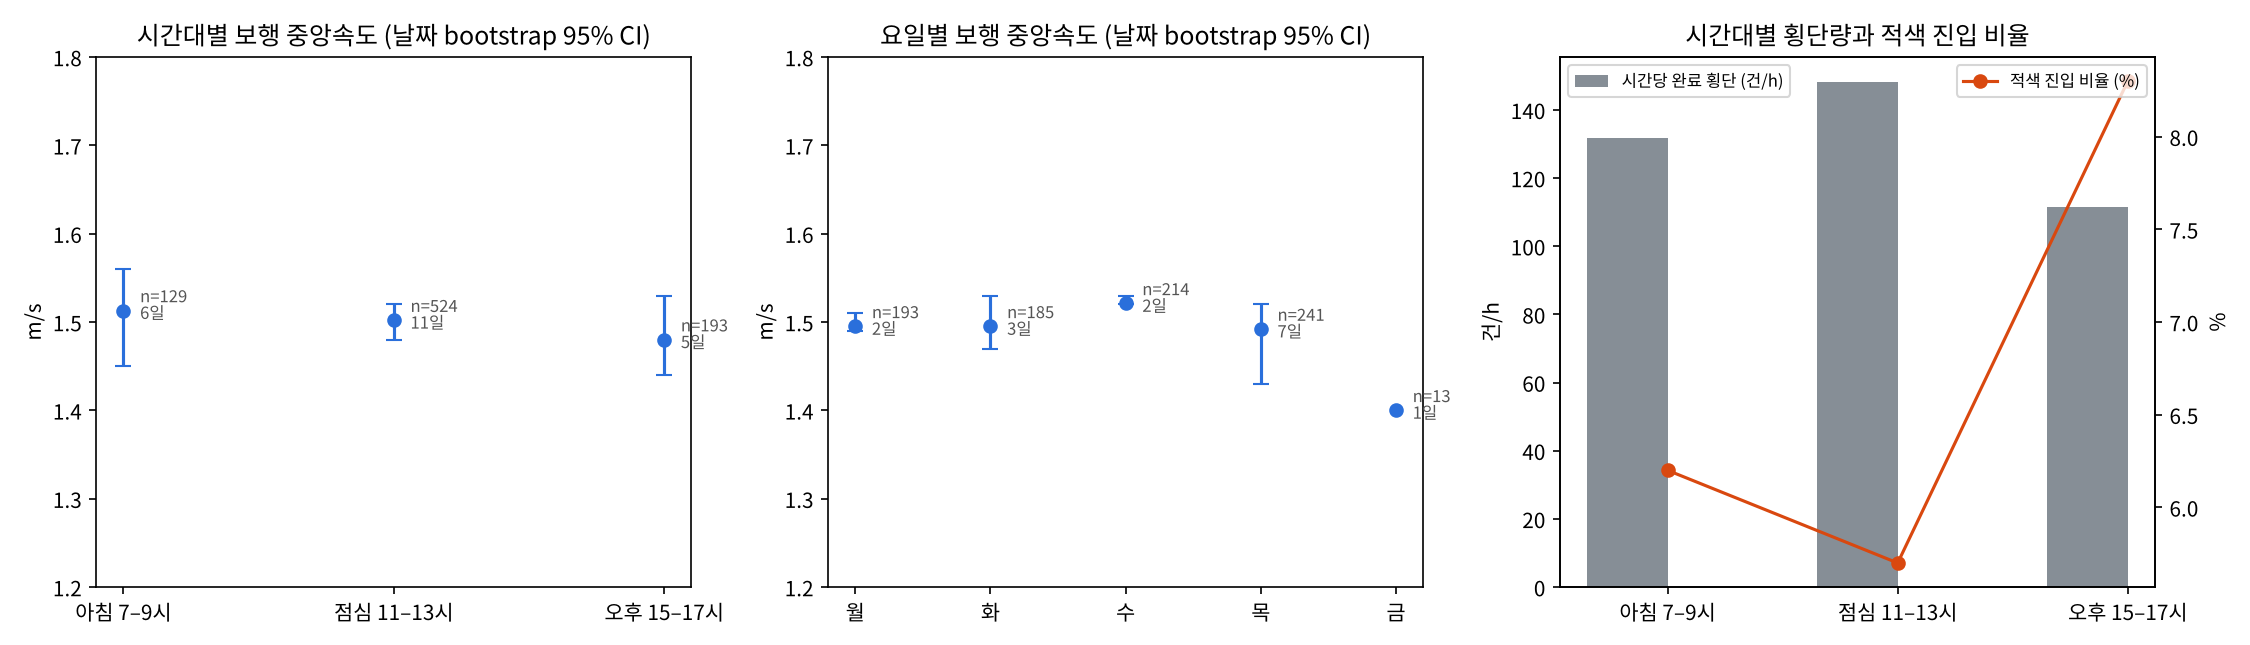

Reproduce this figure in Python.
"""시간대·요일별 보행자·신호 분석 (IMPTC, 현지시각 Europe/Berlin).
입력: out/events_complete.csv, out/green_phases.csv (g_star.py 결과), crossing_events (base), 궤적 시퀀스 시간.
"""
import sys, os
import numpy as np, pandas as pd
sys.path.insert(0, os.path.dirname(os.path.abspath(__file__)))
import minipq
WS, OUT = sys.argv[1], sys.argv[2]
rng = np.random.default_rng(261105)
TZ = "Europe/Berlin"
BANDS = [(6, 10, "아침 7–9시"), (10, 14, "점심 11–13시"), (14, 18, "오후 15–17시")]
WD = {0: "월", 1: "화", 2: "수", 3: "목", 4: "금"}
def band(h):
    for a, b, n in BANDS:
        if a <= h < b: return n
    return None

e = pd.read_csv(f"{OUT}/events_complete.csv")
ph = pd.read_csv(f"{OUT}/green_phases.csv")
ev = pd.DataFrame(minipq.read(f"{WS}/view2risk/runs/audit_261026/data/crossing_events.parquet"))
ev = ev[ev.config == "base"]
tr = pd.DataFrame(minipq.read(f"{WS}/full_rq_261026/data/processed/imptc_pedestrian_tracks.parquet", ["sequence_id", "ts_us", "recording_date"]))

def loc(ts_s): return pd.to_datetime(ts_s, unit="s", utc=True).dt.tz_convert(TZ)
e["t"] = loc(e.entry_ts_s); e["hour"] = e.t.dt.hour; e["wd"] = e.t.dt.dayofweek.map(WD); e["band"] = e.hour.map(band)
ev["t"] = loc(ev.first_map_ts_us / 1e6); ev["band"] = ev.t.dt.hour.map(band); ev["wd"] = ev.t.dt.dayofweek.map(WD)
ph["t"] = loc(ph.onset); ph["band"] = ph.t.dt.hour.map(band); ph["wd"] = ph.t.dt.dayofweek.map(WD)
seq = tr.groupby("sequence_id").agg(t0=("ts_us", "min"), t1=("ts_us", "max"), date=("recording_date", "first"))
seq["hours"] = (seq.t1 - seq.t0) / 3.6e9; seq["t"] = loc(seq.t0 / 1e6)
seq["band"] = seq.t.dt.hour.map(band); seq["wd"] = seq.t.dt.dayofweek.map(WD)

# 속도는 횡단보도 길이 영향을 없애려고 L/T 사용, 소요시간은 횡단보도별 중앙값 대비 비율로도 봄
e["dur_ratio"] = e.duration_s / e.groupby("signal_group").duration_s.transform("median")
e["red_entry"] = e.entry_signal_code == 10

def boot(df, fn, B=1000):
    dates = df.recording_date.unique()
    if len(dates) < 2: return (np.nan, np.nan)
    g = {d: df[df.recording_date == d] for d in dates}
    v = [fn(pd.concat([g[d] for d in rng.choice(dates, len(dates))])) for _ in range(B)]
    return tuple(np.nanpercentile(v, [2.5, 97.5]))

def summarize(key, order):
    rows = []
    for k in order:
        x = e[e[key] == k]; s = seq[seq[key] == k]; p = ph[ph[key] == k]; c = ev[ev[key] == k]
        if len(s) == 0: continue
        lo, hi = boot(x, lambda d: d.speed_mps.median()) if len(x) else (np.nan, np.nan)
        rlo, rhi = boot(x, lambda d: d.dur_ratio.quantile(.85)) if len(x) else (np.nan, np.nan)
        rows.append({key: k, "기록_시간_h": round(s.hours.sum(), 2), "촬영일수": s.date.nunique(), "완료_횡단": len(x),
                     "시간당_완료횡단": round(len(x) / s.hours.sum(), 1),
                     "중앙속도_mps": round(x.speed_mps.median(), 3), "중앙속도_CI": f"{lo:.2f}–{hi:.2f}",
                     "하위15%속도_mps": round(x.speed_mps.quantile(.15), 3),
                     "소요시간85%_대비중앙값": round(x.dur_ratio.quantile(.85), 3), "소요비율_CI": f"{rlo:.2f}–{rhi:.2f}",
                     "적색진입_pct": round(100 * x.red_entry.mean(), 1) if len(x) else np.nan,
                     "주변보행자≥1_pct": round(100 * (x.nearby_ped >= 1).mean(), 1) if len(x) else np.nan,
                     "비_pct": round(100 * (x.weather == "light_rain").mean(), 1) if len(x) else np.nan,
                     "f1f3_녹색중앙_s": p[p.signal_group.isin(["f1", "f3"])].green_s.median(),
                     "f2_녹색중앙_s": p[p.signal_group == "f2"].green_s.median(),
                     "주기중앙_s": p.cycle_s.median(), "녹색phase수": len(p),
                     "미완료비율_pct": round(100 * (c.classification != "complete_rule").mean(), 1)})
    return pd.DataFrame(rows)

tb = summarize("band", [b[2] for b in BANDS])
wd = summarize("wd", list(WD.values()))
# 횡단보도 × 시간대 G*(85%) (완료 기준, 표본 30 이상)
gx = []
for (cw, b), x in e.dropna(subset=["band"]).groupby(["signal_group", "band"]):
    if len(x) < 30: gx.append({"signal_group": cw, "band": b, "n": len(x), "Gstar85_s": np.nan, "CI": "표본<30"}); continue
    lo, hi = boot(x, lambda d: 7 + d.duration_s.quantile(.85))
    gx.append({"signal_group": cw, "band": b, "n": len(x), "dates": x.recording_date.nunique(),
               "Gstar85_s": round(7 + x.duration_s.quantile(.85), 2), "CI": f"{lo:.1f}–{hi:.1f}"})
gx = pd.DataFrame(gx)
# 시간대와 날짜가 얼마나 겹치는지 (교란 점검)
conf = e.groupby(["recording_date", "band"]).size().unstack(fill_value=0)

tb.to_csv(f"{OUT}/time_band_summary.csv", index=False, encoding="utf-8-sig")
wd.to_csv(f"{OUT}/weekday_summary.csv", index=False, encoding="utf-8-sig")
gx.to_csv(f"{OUT}/gstar_by_crosswalk_band.csv", index=False, encoding="utf-8-sig")
conf.to_csv(f"{OUT}/date_by_band_counts.csv", encoding="utf-8-sig")

import matplotlib; matplotlib.use("Agg"); import matplotlib.pyplot as plt
plt.rcParams["font.family"] = "Noto Sans CJK KR"; plt.rcParams["axes.unicode_minus"] = False
fig, ax = plt.subplots(1, 3, figsize=(15, 4.3))
for a, df, key, ttl in [(ax[0], tb, "band", "시간대"), (ax[1], wd, "wd", "요일")]:
    m = df["중앙속도_mps"]; ci = df["중앙속도_CI"].str.split("–", expand=True).astype(float)
    a.errorbar(range(len(df)), m, yerr=[m - ci[0], ci[1] - m], fmt="o", color="#2a6fdb", capsize=4)
    for i, r in df.reset_index(drop=True).iterrows():
        a.annotate(f"n={r['완료_횡단']}\n{r['촬영일수']}일", (i, r["중앙속도_mps"]), xytext=(8, -4), textcoords="offset points", fontsize=8, color="#555")
    a.set_xticks(range(len(df))); a.set_xticklabels(df[key]); a.set_ylim(1.2, 1.8)
    a.set(title=f"{ttl}별 보행 중앙속도 (날짜 bootstrap 95% CI)", ylabel="m/s")
a = ax[2]
w = 0.35
a.bar(np.arange(len(tb)) - w / 2, tb["시간당_완료횡단"], w, color="#868e96", label="시간당 완료 횡단 (건/h)")
a2 = a.twinx(); a2.plot(range(len(tb)), tb["적색진입_pct"], "o-", color="#d9480f", label="적색 진입 비율 (%)")
a.set_xticks(range(len(tb))); a.set_xticklabels(tb["band"]); a.set_title("시간대별 횡단량과 적색 진입 비율")
a.set_ylabel("건/h"); a2.set_ylabel("%"); a.legend(loc="upper left", fontsize=8); a2.legend(loc="upper right", fontsize=8)
fig.tight_layout(); fig.savefig(f"{OUT}/time_weekday.png", dpi=150)
pd.set_option("display.width", 250); pd.set_option("display.max_columns", 30)
print(tb.T.to_string()); print(wd.T.to_string()); print(gx.to_string()); print(conf.to_string())
